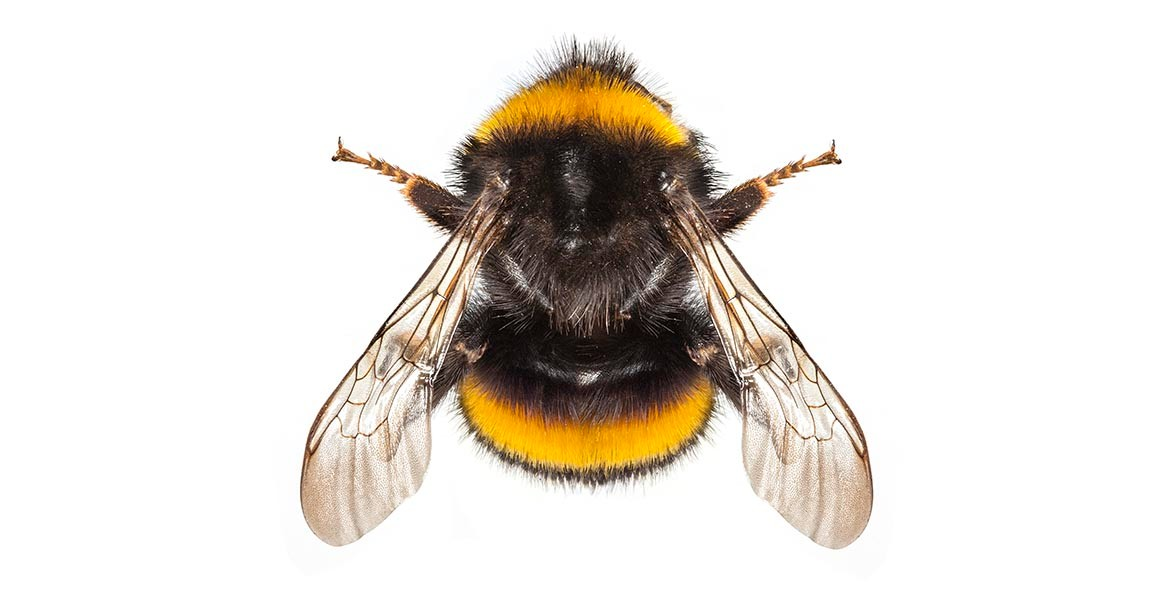
#> input picture bumble.jpg, 1160 x 600 px
$ python morph_features_example.py
#> lines starting #> are read from the running program, lines starting #| are printed output that depends on the picture
### regulated_morph.py
"""Regulated morphological erosion on the GPU (port of the MATLAB code in gen_morph/)."""
import numpy as np
import pycuda.driver as cuda

from gpu_kernels import BLOCK, get_function, grid_for

EROSION_CU = "regulated_morph_erosion.cu"
FEATURES_CU = "morph_features.cu"

# integer luma weights (sum 256) for the brightness ordering of colours, per channel order
LUMA_WEIGHTS = {'bgr': (29, 150, 77), 'rgb': (77, 150, 29)}


def _check_kernel(kernel, param_name, param):
    """Accepts an (n, 2) offset array or a StructuringElement; validates the rank."""
    kernel = np.ascontiguousarray(getattr(kernel, "offsets", kernel), dtype=np.int32)
    if kernel.ndim != 2 or kernel.shape[1] != 2:
        raise ValueError("kernel must be an (n, 2) array of (dx, dy) offsets")
    ksize = kernel.shape[0]
    if not 1 <= param <= ksize:
        raise ValueError(f"{param_name} must be between 1 and the kernel size {ksize}, got {param}")
    return kernel, ksize


# [73 lines left out: functions gen_morph_kernel, regulated_erosion, rank_filter, regulated_erosion_gray, not called in this run]


def rank_filter_color(image, kernel, rank, ordering='luminance', clamp_to_centre=False,
                      channel_order='bgr'):
    """Order-statistic filter of an 8-bit 3-channel colour image.

    Colours have no natural order, so there are two ways to rank them:

    ordering='luminance': VECTOR ordering. The pixels under the structuring element are
        ordered by brightness and the whole colour of the rank-th darkest one is returned.
        Every output colour exists in the neighbourhood, so no false colours appear.
    ordering='marginal':  each channel is rank-filtered on its own (three greyscale
        filters). Simple and exactly the greyscale filter per channel, but it can mix
        channels from different pixels into colours that are not in the image.

    rank 1 = colour erosion, n = colour dilation. clamp_to_centre=True never brightens a
    pixel (per channel for 'marginal', by brightness for 'luminance').
    channel_order: 'bgr' (OpenCV) or 'rgb'; only used for the brightness weights.
    Pixels of the structuring element outside the image count as black.
    Returns a uint8 array of the same shape.
    """
    kernel, ksize = _check_kernel(kernel, "rank", rank)
    image = np.asarray(image)
    if image.ndim != 3 or image.shape[2] != 3 or image.dtype != np.uint8:
        raise ValueError("image must be an (h, w, 3) uint8 array")
    image = np.ascontiguousarray(image)

    if ordering == 'marginal':
        return np.dstack([rank_filter(image[..., c], kernel, rank, clamp_to_centre)
                          for c in range(3)])
    if ordering != 'luminance':
        raise ValueError(f"ordering must be 'luminance' or 'marginal', got {ordering!r}")

    h, w = image.shape[:2]
    out = np.empty_like(image)
    luma = np.array(LUMA_WEIGHTS[channel_order], dtype=np.int32)
    get_function(FEATURES_CU, "vectorRankFilter")(
        cuda.Out(out), cuda.In(image), cuda.In(kernel),
        np.int32(ksize), np.int32(rank), np.int32(clamp_to_centre), cuda.In(luma),
        np.int32(w), np.int32(h), np.int32(0),
        block=BLOCK, grid=grid_for(w, h))
    return out


def regulated_erosion_color(image, kernel, strictness=1, ordering='luminance', channel_order='bgr'):
    """Colour regulated erosion: rank_filter_color() that never brightens a pixel.

    strictness 1 is ordinary colour erosion; larger values ignore the strictness - 1
    darkest pixels under the structuring element, so less is eroded.
    """
    return rank_filter_color(image, kernel, strictness, ordering, clamp_to_centre=True,
                             channel_order=channel_order)

### gpu_kernels.py
"""Loads and caches the CUDA kernels in cuda/ (compiled on first use)."""
import os

import pycuda.autoinit  # noqa: F401  (creates the CUDA context)
from pycuda.compiler import SourceModule

CUDA_DIR = os.path.join(os.path.dirname(os.path.abspath(__file__)), "cuda")
BLOCK = (32, 32, 1)

_modules = {}


def get_function(cu_file, name):
    """Returns kernel `name` from cuda/<cu_file>, compiling the file the first time."""
    if cu_file not in _modules:
        with open(os.path.join(CUDA_DIR, cu_file)) as f:
            _modules[cu_file] = SourceModule(f.read(), arch='sm_80')
    return _modules[cu_file].get_function(name)


def grid_for(w, h):
    """Grid size that covers a w x h image with BLOCK-sized thread blocks."""
    return (w + BLOCK[0] - 1) // BLOCK[0], (h + BLOCK[1] - 1) // BLOCK[1]

### structuring_elements/base.py
"""The StructuringElement type shared by all shapes."""
from dataclasses import dataclass
from typing import Optional

import numpy as np


@dataclass(frozen=True)
class StructuringElement:
    """A neighbourhood around a pixel, given as pixel offsets.

    offsets: (n, 2) int32 array of (dx, dy) offsets from the centre pixel.
    weights: None for a FLAT element (used by rank / morphological filters), or an (n,)
             float32 array for a WEIGHTED element (used by linear filters such as the
             Haar-like features).
    """
    name: str
    offsets: np.ndarray
    weights: Optional[np.ndarray] = None

    def __post_init__(self):
        offsets = np.ascontiguousarray(self.offsets, dtype=np.int32)
        if offsets.ndim != 2 or offsets.shape[1] != 2 or len(offsets) == 0:
            raise ValueError(f"{self.name}: offsets must be a non-empty (n, 2) array")
        object.__setattr__(self, "offsets", offsets)
        if self.weights is not None:
            weights = np.ascontiguousarray(self.weights, dtype=np.float32)
            if weights.shape != (len(offsets),):
                raise ValueError(f"{self.name}: weights must have one value per offset")
            object.__setattr__(self, "weights", weights)

    # [4 lines left out: function size, not called in this run]

    @property
    def is_flat(self):
        return self.weights is None

    # [26 lines left out: functions radius, to_mask, from_mask, not called in this run]


def centred_grid(half_w, half_h):
    """(dx, dy) coordinate grids covering [-half_w, half_w] x [-half_h, half_h]."""
    dy, dx = np.mgrid[-half_h:half_h + 1, -half_w:half_w + 1]
    return dx, dy

### structuring_elements/shapes.py
"""Flat structuring elements: geometric shapes for rank and morphological filters."""
import numpy as np

from .base import StructuringElement, centred_grid


def _from_condition(name, half_w, half_h, condition):
    dx, dy = centred_grid(half_w, half_h)
    inside = condition(dx, dy)
    inside[half_h, half_w] = True   # the centre pixel always belongs to the element
    return StructuringElement(name, np.stack([dx[inside], dy[inside]], axis=1))


def disc(radius):
    """All pixels within `radius` of the centre."""
    return _from_condition(f"disc_r{radius}", radius, radius,
                           lambda dx, dy: dx ** 2 + dy ** 2 <= radius ** 2)


# [29 lines left out: functions ring, ellipse, rectangle, not called in this run]


def square(half):
    """Filled (2*half+1) x (2*half+1) square."""
    return rectangle(half, half)


# [6 lines left out: function line, not called in this run]


def cross(half):
    """Horizontal plus vertical line through the centre."""
    return _from_condition(f"cross_{2 * half + 1}", half, half, lambda dx, dy: (dx == 0) | (dy == 0))

### morph_features_example.py
"""Demonstrates colour regulated erosion, the structuring-element bank and MorphFeatureMap.

Reads bumble.jpg and writes to morph_features_out/:
  color_erosion_montage.png  colour regulated erosion at several strictness values
  se_bank.png                the structuring elements of the default bank
  feature_sheet.png          a contact sheet of feature planes
"""
import os

import cv2
import numpy as np

from morph_features import MorphFeatureMap
from regulated_morph import regulated_erosion_color
from structuring_elements import disc, flat_bank, haar_bank

BASE_DIR = os.path.dirname(os.path.abspath(__file__))
OUT_DIR = os.path.join(BASE_DIR, "morph_features_out")
STRICTNESS = (1, 8, 25)   # for a radius-4 disc (49 pixels)


def labelled(img, text):
    """Copy of a BGR image with a caption strip on top."""
    strip = np.zeros((26, img.shape[1], 3), dtype=np.uint8)
    cv2.putText(strip, text, (6, 18), cv2.FONT_HERSHEY_SIMPLEX, 0.5, (255, 255, 255), 1, cv2.LINE_AA)
    return np.vstack([strip, img])


def montage(tiles, per_row):
    """Grid of equally sized BGR tiles, padded with black tiles."""
    tiles = list(tiles) + [np.zeros_like(tiles[0])] * (-len(tiles) % per_row)
    return np.vstack([np.hstack(tiles[i:i + per_row]) for i in range(0, len(tiles), per_row)])


def element_tile(element, cell=6, size=150):
    """Picture of a structuring element: white = in the element / positive weight,
    black = negative weight, grey = not in the element."""
    grey = np.uint8(np.clip(127 + 128 * np.sign(element.to_mask()), 0, 255))
    grey = cv2.resize(grey, None, fx=cell, fy=cell, interpolation=cv2.INTER_NEAREST)
    tile = np.full((size, size), 127, dtype=np.uint8)
    y, x = (size - grey.shape[0]) // 2, (size - grey.shape[1]) // 2
    tile[y:y + grey.shape[0], x:x + grey.shape[1]] = grey
    return labelled(cv2.cvtColor(tile, cv2.COLOR_GRAY2BGR), element.name)


def feature_tile(plane, name, width=380):
    """Feature plane as an 8-bit tile; signed (Haar) planes are centred on mid-grey."""
    lo = -1.0 if plane.min() < 0 else 0.0
    grey = np.uint8(np.clip((plane - lo) / (1.0 - lo), 0, 1) * 255)
    grey = cv2.resize(grey, (width, round(plane.shape[0] * width / plane.shape[1])),
                      interpolation=cv2.INTER_AREA)
    return labelled(cv2.cvtColor(grey, cv2.COLOR_GRAY2BGR), name)


if __name__ == "__main__":
    os.makedirs(OUT_DIR, exist_ok=True)
    image = cv2.imread(os.path.join(BASE_DIR, "bumble.jpg"))   # BGR
#> image is the input picture: shape (600, 1160, 3); mean B, G, R 217.8, 224, 229.2

    # 1. colour regulated erosion: vector ordering by brightness vs. per-channel ordering
    element = disc(4)
    tiles = [labelled(image, "input")]
#> in labelled, `return np.vstack([strip, img])`:
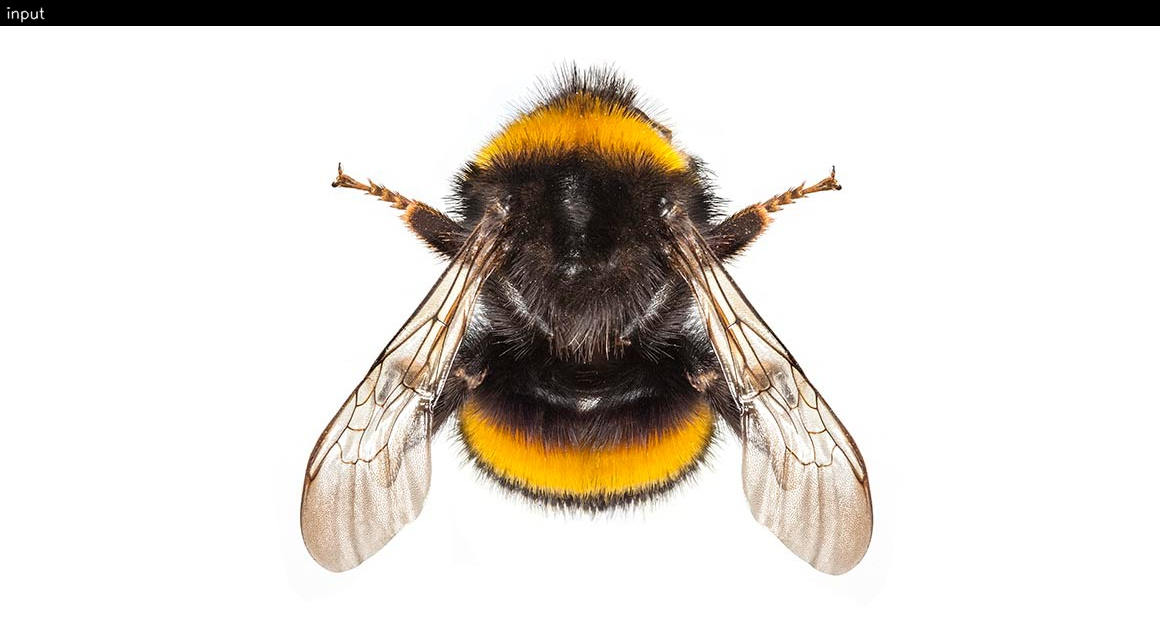
#> returned value: shape (626, 1160, 3); mean of channels 0, 1, 2 208.8, 214.8, 219.8; drawn as B, G, R
    for ordering in ("luminance", "marginal"):
        for s in STRICTNESS:
#> (the run stopped early here; a loop or call above may not have finished)
